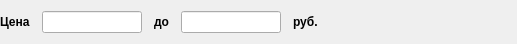
<?xml version="1.0" encoding="UTF-8"?>
<ui version="4.0">
 <class>FindPriceWidget</class>
 <widget class="QWidget" name="FindPriceWidget">
  <property name="geometry">
   <rect>
    <x>0</x>
    <y>0</y>
    <width>517</width>
    <height>38</height>
   </rect>
  </property>
  <property name="windowTitle">
   <string>Form</string>
  </property>
  <layout class="QHBoxLayout" name="horizontalLayout">
   <property name="spacing">
    <number>12</number>
   </property>
   <property name="leftMargin">
    <number>0</number>
   </property>
   <item>
    <widget class="QLabel" name="label">
     <property name="font">
      <font>
       <weight>75</weight>
       <bold>true</bold>
      </font>
     </property>
     <property name="text">
      <string>Цена</string>
     </property>
    </widget>
   </item>
   <item>
    <widget class="QLineEdit" name="mpMin">
     <property name="minimumSize">
      <size>
       <width>100</width>
       <height>0</height>
      </size>
     </property>
     <property name="maximumSize">
      <size>
       <width>100</width>
       <height>16777215</height>
      </size>
     </property>
     <property name="text">
      <string/>
     </property>
     <property name="alignment">
      <set>Qt::AlignRight|Qt::AlignTrailing|Qt::AlignVCenter</set>
     </property>
    </widget>
   </item>
   <item>
    <widget class="QLabel" name="label_2">
     <property name="font">
      <font>
       <weight>75</weight>
       <bold>true</bold>
      </font>
     </property>
     <property name="text">
      <string>до</string>
     </property>
    </widget>
   </item>
   <item>
    <widget class="QLineEdit" name="mpMax">
     <property name="minimumSize">
      <size>
       <width>100</width>
       <height>0</height>
      </size>
     </property>
     <property name="maximumSize">
      <size>
       <width>100</width>
       <height>16777215</height>
      </size>
     </property>
     <property name="alignment">
      <set>Qt::AlignRight|Qt::AlignTrailing|Qt::AlignVCenter</set>
     </property>
    </widget>
   </item>
   <item>
    <widget class="QLabel" name="label_3">
     <property name="font">
      <font>
       <weight>75</weight>
       <bold>true</bold>
      </font>
     </property>
     <property name="text">
      <string>руб.</string>
     </property>
    </widget>
   </item>
   <item>
    <spacer name="horizontalSpacer">
     <property name="orientation">
      <enum>Qt::Horizontal</enum>
     </property>
     <property name="sizeHint" stdset="0">
      <size>
       <width>40</width>
       <height>20</height>
      </size>
     </property>
    </spacer>
   </item>
  </layout>
 </widget>
 <resources/>
 <connections/>
</ui>
